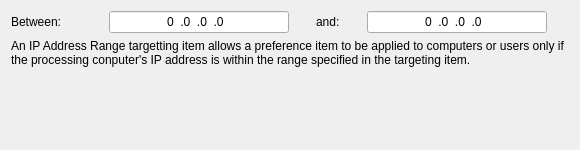
<?xml version="1.0" encoding="UTF-8"?>
<ui version="4.0">
 <class>IpAdderessRangeWidget</class>
 <widget class="QWidget" name="IpAdderessRangeWidget">
  <property name="geometry">
   <rect>
    <x>0</x>
    <y>0</y>
    <width>576</width>
    <height>150</height>
   </rect>
  </property>
  <property name="sizePolicy">
   <sizepolicy hsizetype="Preferred" vsizetype="Preferred">
    <horstretch>0</horstretch>
    <verstretch>0</verstretch>
   </sizepolicy>
  </property>
  <property name="minimumSize">
   <size>
    <width>0</width>
    <height>150</height>
   </size>
  </property>
  <property name="windowTitle">
   <string>Form</string>
  </property>
  <layout class="QGridLayout" name="gridLayout">
   <item row="0" column="0">
    <widget class="QLabel" name="betweenLabel">
     <property name="sizePolicy">
      <sizepolicy hsizetype="Maximum" vsizetype="Preferred">
       <horstretch>0</horstretch>
       <verstretch>0</verstretch>
      </sizepolicy>
     </property>
     <property name="text">
      <string>Between:</string>
     </property>
     <property name="buddy">
      <cstring>betweenLineEdit</cstring>
     </property>
    </widget>
   </item>
   <item row="0" column="1">
    <widget class="QLineEdit" name="betweenLineEdit">
     <property name="sizePolicy">
      <sizepolicy hsizetype="Fixed" vsizetype="Fixed">
       <horstretch>0</horstretch>
       <verstretch>0</verstretch>
      </sizepolicy>
     </property>
     <property name="minimumSize">
      <size>
       <width>180</width>
       <height>0</height>
      </size>
     </property>
     <property name="maximumSize">
      <size>
       <width>180</width>
       <height>16777215</height>
      </size>
     </property>
     <property name="inputMask">
      <string>000.000.000.000</string>
     </property>
     <property name="text">
      <string>0.0.0.0</string>
     </property>
     <property name="maxLength">
      <number>15</number>
     </property>
     <property name="alignment">
      <set>Qt::AlignCenter</set>
     </property>
    </widget>
   </item>
   <item row="0" column="2">
    <widget class="QLabel" name="andLabel">
     <property name="sizePolicy">
      <sizepolicy hsizetype="Maximum" vsizetype="Preferred">
       <horstretch>0</horstretch>
       <verstretch>0</verstretch>
      </sizepolicy>
     </property>
     <property name="text">
      <string>and:</string>
     </property>
     <property name="buddy">
      <cstring>andLineEdit</cstring>
     </property>
    </widget>
   </item>
   <item row="0" column="3">
    <widget class="QLineEdit" name="andLineEdit">
     <property name="sizePolicy">
      <sizepolicy hsizetype="Fixed" vsizetype="Fixed">
       <horstretch>0</horstretch>
       <verstretch>0</verstretch>
      </sizepolicy>
     </property>
     <property name="minimumSize">
      <size>
       <width>180</width>
       <height>0</height>
      </size>
     </property>
     <property name="maximumSize">
      <size>
       <width>180</width>
       <height>16777215</height>
      </size>
     </property>
     <property name="inputMask">
      <string>000.000.000.000</string>
     </property>
     <property name="text">
      <string>0.0.0.0</string>
     </property>
     <property name="maxLength">
      <number>15</number>
     </property>
     <property name="alignment">
      <set>Qt::AlignCenter</set>
     </property>
    </widget>
   </item>
   <item row="1" column="0" colspan="4">
    <widget class="QLabel" name="label">
     <property name="text">
      <string>An IP Address Range targetting item allows a preference item to be applied to computers or users only if the processing conputer's IP address is within the range specified in the targeting item.</string>
     </property>
     <property name="wordWrap">
      <bool>true</bool>
     </property>
    </widget>
   </item>
   <item row="2" column="0" colspan="4">
    <spacer name="verticalSpacer">
     <property name="orientation">
      <enum>Qt::Vertical</enum>
     </property>
     <property name="sizeHint" stdset="0">
      <size>
       <width>558</width>
       <height>137</height>
      </size>
     </property>
    </spacer>
   </item>
  </layout>
 </widget>
 <resources/>
 <connections/>
</ui>
